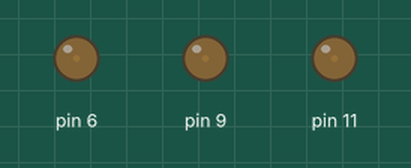
Recording of a sketch running on a simulated Arduino Uno, built with avr-gcc and run on an emulated ATmega328P. Shown: output pins drawn as LEDs (lit = HIGH). What the sketch prints to the serial monitor is not drawn.

Above: at 0.05 s.
At 1.25 s:
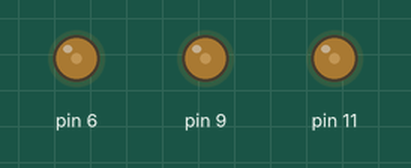
At 2.45 s:
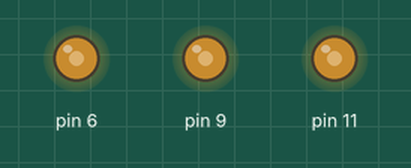
At 3.65 s:
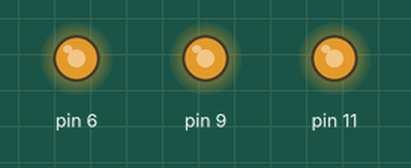
At 4.85 s:
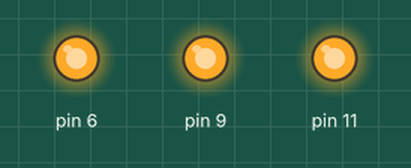
Timing chart, 0 to 6.4 s (numbered marks = the images above):
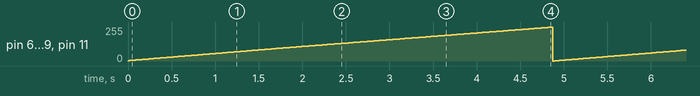

The sketch:

epic_amberis1.ino
```cpp
// C++ code
//
void setup()
{
 Serial.begin(9600);
}

void loop()
{
  for(int digitalInput=0; digitalInput<255; digitalInput++)
  {
    Serial.print("Digital input:");
    Serial.println(digitalInput);
    analogWrite(11, digitalInput);
    analogWrite(9, digitalInput);
    analogWrite(6, digitalInput);
  }


 // digitalWrite(LED_BUILTIN, HIGH);
//  delay(1000); // Wait for 1000 millisecond(s)
 // digitalWrite(LED_BUILTIN, LOW);
 // delay(1000); // Wait for 1000 millisecond(s)
}
```

Measured:
- by itself, pin 6, pin 9, pin 11: ramps from 0/255 to 254/255 and jumps back, once every 4.9 s
